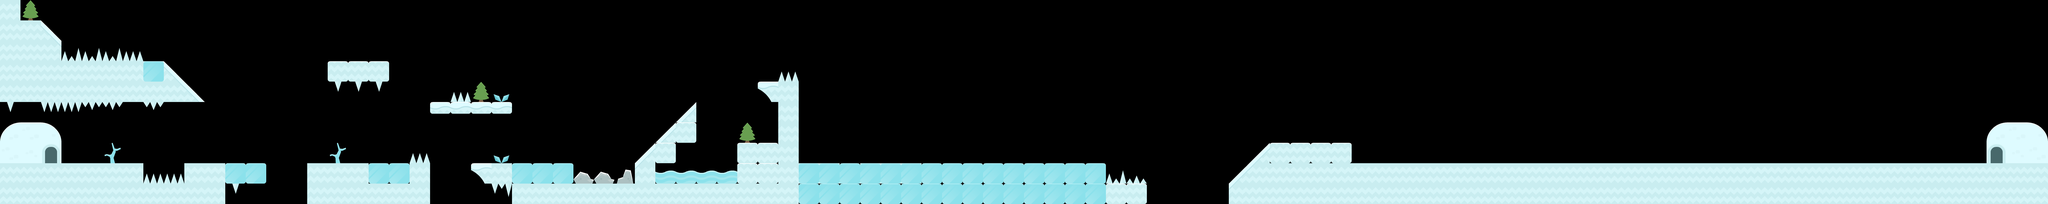

Below is a game level as drawn by its tile map, then a one-line description and the .tmx that defines it (tile-layer data replaced by summaries):
An orthogonal 100x10 tile map with 70x70 px tiles, 6 tile layers (walls, spikes, ice, trees, ...) and 11 objects (2x Beware! Slippery tiles here., player spawn, Spikes hurt!, <- get this tree to get warmer, Rocks are pointy..., ...).

<map version="1.10" tiledversion="1.11.2" orientation="orthogonal" renderorder="right-down" width="100" height="10" tilewidth="70" tileheight="70" infinite="0" nextlayerid="11" nextobjectid="19">
 <tileset firstgid="1" source="sheet.tsx" />
 <objectgroup id="3" name="spawn">
  <object id="3" name="player spawn" x="289" y="466.667">
   <point />
  </object>
 </objectgroup>
 <objectgroup id="10" name="text">
  <object id="8" name="Spikes hurt!" x="545.333" y="481.333">
   <point />
  </object>
  <object id="9" name="&lt;- get this tree to get warmer" x="158.667" y="45">
   <point />
  </object>
  <object id="10" name="Beware! Slippery tiles here." x="833.333" y="472">
   <point />
  </object>
  <object id="11" name="Beware! Slippery tiles here." x="636" y="200">
   <point />
  </object>
  <object id="12" name="Rocks are pointy..." x="2056" y="460">
   <point />
  </object>
  <object id="13" name="Shh. Im not here." x="2484" y="434.667">
   <properties>
    <property name="change_to_when_hit" value="I lied..." />
   </properties>
   <point />
  </object>
  <object id="14" name="Never believe in easy wins..." x="4024" y="466.667">
   <point />
  </object>
  <object id="15" name="I guess i have to make this harder..." x="6680" y="341.333">
   <point />
  </object>
  <object id="16" name="Nothing here." x="1189.33" y="189.333">
   <properties>
    <property name="change_to_when_hit" value="I told you." />
   </properties>
   <point />
  </object>
  <object id="18" name="Water isnt ice ig..." x="2346.67" y="564">
   <point />
  </object>
 </objectgroup>
 <layer id="1" name="walls" width="100" height="10">
  <data>[1000 cells, 171 non-empty, 7 distinct tile ids]</data>
 </layer>
 <layer id="4" name="spikes" width="100" height="10">
  <data>[1000 cells, 32 non-empty, 11 distinct tile ids]</data>
 </layer>
 <layer id="6" name="ice" width="100" height="10">
  <data>[1000 cells, 58 non-empty, 7 distinct tile ids]</data>
 </layer>
 <layer id="9" name="trees" width="100" height="10">
  <data>[1000 cells, 3 non-empty, 1 distinct tile ids]</data>
 </layer>
 <layer id="5" name="decoration" width="100" height="10">
  <data>[1000 cells, 10 non-empty, 8 distinct tile ids]</data>
 </layer>
 <layer id="8" name="end" width="100" height="10">
  <data>[1000 cells, 7 non-empty, 7 distinct tile ids]</data>
 </layer>
</map>
